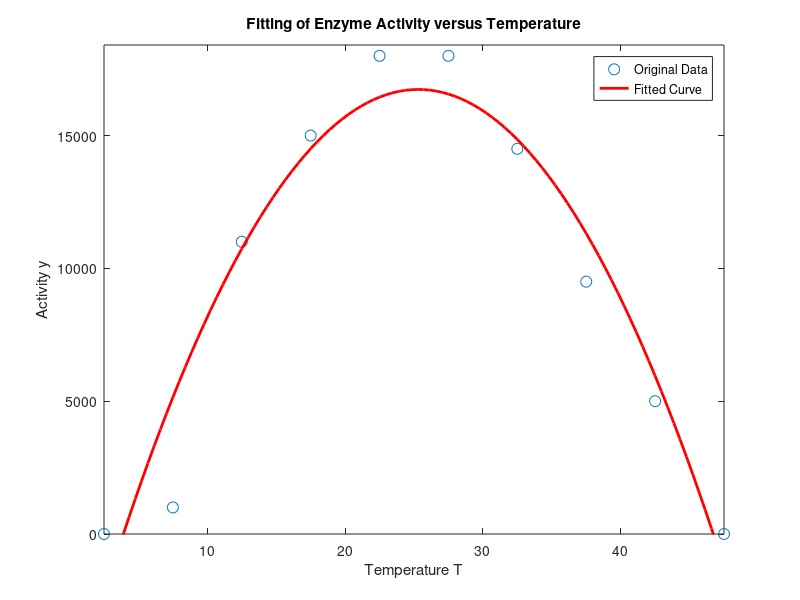

This figure's MATLAB source:
clear, clc

% Define temperature data points T and corresponding y values  
T = [2.5, 7.5, 12.5, 17.5, 22.5, 27.5, 32.5, 37.5, 42.5, 47.5];  
y = [0, 1000, 11000, 15000, 18000, 18000, 14500, 9500, 5000, 0];  

% Use polyfit function to perform quadratic polynomial fitting  
% The second argument of polyfit, 2, indicates a quadratic function  
coefficients = polyfit(T, y, 2);  

% Extract coefficients a, b, c  
a = coefficients(1);  
b = coefficients(2);  
c = coefficients(3);  

% Output the fitted quadratic function  
fprintf('The fitted quadratic function is: y = %.4f * T^2 + %.4f * T + %.4f\n', a, b, c);  

% Find the roots of the quadratic function  
discriminant = b^2 - 4*a*c;  
if discriminant >= 0  
    % Calculate the two roots  
    root1 = (-b + sqrt(discriminant)) / (2*a);  
    root2 = (-b - sqrt(discriminant)) / (2*a);  
    fprintf('The roots of the quadratic function are: T1 = %.4f and T2 = %.4f\n', root1, root2);  
else  
    fprintf('The quadratic function does not have real roots.\n');  
end  

% Calculate the fitted y values for each T point based on the polynomial coefficients  
y_fit_each = polyval(coefficients, T);  

% Calculate residuals  
residuals = abs(y - y_fit_each);  

% Calculate Total Sum of Squares (SST) and Sum of Squared Residuals (SSR)  
SST = sum((y - mean(y)).^2);  
SSR = sum(residuals.^2);  

% Calculate R^2 value  
R_squared = 1 - (SSR / SST);  

% Print R^2 and residuals  
fprintf('The coefficient of determination R^2: %.4f\n', R_squared);  
fprintf('Residuals:  %.4f\n',sum(residuals));  

% Define temperature range for plotting, for a smoother curve  
T_fit = linspace(min(T), max(T), 100);  

% Calculate the fitted y values based on the polynomial coefficients  
y_fit = polyval(coefficients, T_fit);  

% Create a new figure  
figure;  

% Plot original data points  
plot(T, y, 'o', 'MarkerSize', 8, 'DisplayName', 'Original Data');  

% Hold the current plot for further plotting  
hold on;  

% Plot the fitted quadratic curve  
plot(T_fit, y_fit, 'r-', 'LineWidth', 2, 'DisplayName', 'Fitted Curve');  

% Set x-axis limits to ensure only data above the axis is shown  
xlim([min(T_fit), max(T_fit)]);  

% Set y-axis limits to only show y values above zero  
ylim([0, max(y_fit) * 1.1]);  

% Add legend  
legend;  

% Add title and axis labels  
title('Fitting of Enzyme Activity versus Temperature');  
xlabel('Temperature T');  
ylabel('Activity y');  

% Release figure hold  
hold off;